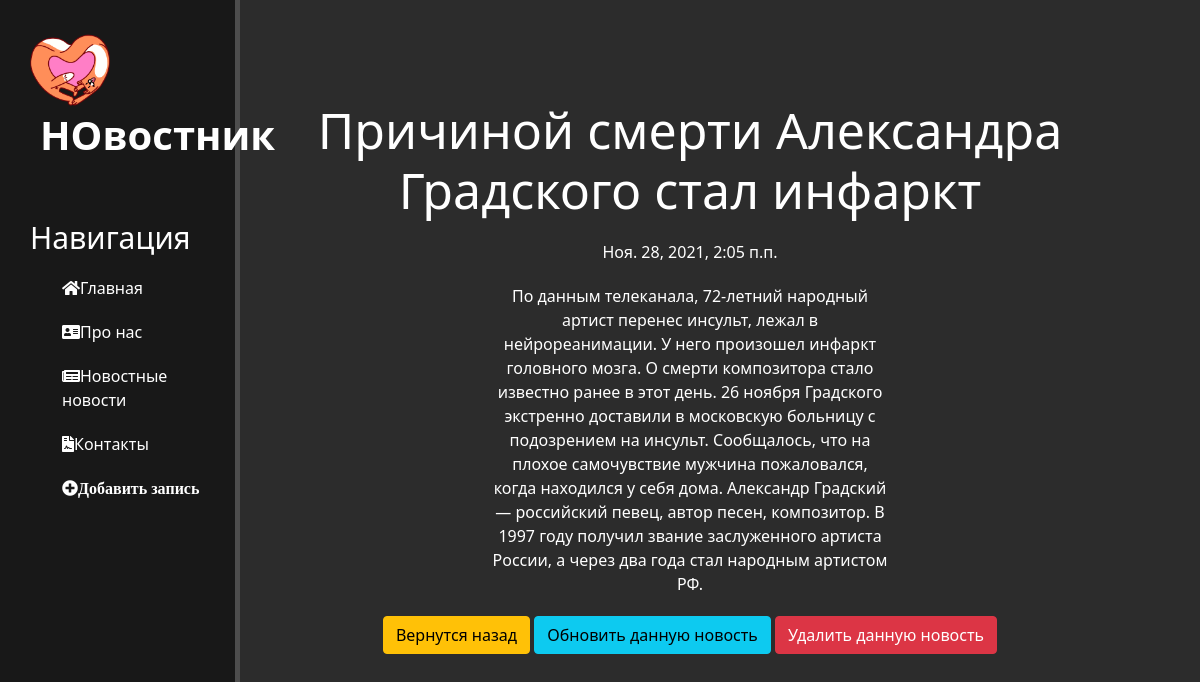
The app's page /news/52 with its own data.
### news/models.py (models this page shows, shortened)
class Articles(models.Model):
    title = models.CharField('Название', max_length=50, null=True)
    anons = models.CharField('Анонс', max_length=250, null=True)
    full_text = models.TextField('Статья', null=True)
    time = models.DateTimeField('Дата публикации', null=True)
    counter = 0
    class Meta:
        verbose_name = 'Новость'
        verbose_name_plural = 'Новости'

### news/views.py (the view, shortened to what this page needs)
# urls.py: path('<int:pk>', views.NewsDetailVeiw.as_view(), name='news-detail'),
class NewsDetailVeiw(DetailView):
    model = Articles
    template_name = 'news/details_view.html'
    context_object_name = 'article'

### news/templates/news/details_view.html (shortened to what this page needs)
{%extends 'main/layout.html'%}
{%block content%}
<div class="feauters">
    <h1>{{article.title}} </h1>
    <p>{{article.time}}</p>
    <p>{{article.full_text}}</p>
    <a href="{% url 'news_home'%}" class="btn btn-warning">
                    Вернутся назад
    </a>
    <a href="{%url 'news-update' article.id%}" class="btn btn-info">
                    Обновить  данную новость
            </a>
     <a href="{%url 'news-delete' article.id%}" class="btn btn-danger">
                    Удалить данную новость
            </a>
</div>
{% endblock %}

### main/static/main/css/main.css (style rules this page uses)
body { background: #2c2c2c; }
a { text-decoration: none; }
main .feauters { float: left; color: #ffffff; margin-top: 100px; text-align:center; width: 75%; }
main .feauters h1 { font-size: 50px }
main .feauters p { max-width: 400px;margin: 20px auto }

### records on screen
Articles: title "Причиной смерти Александра Градского стал инфаркт", time "Ноя. 28, 2021, 2:05 п.п.", full_text "По данным телеканала, 72-летний народный артист перенес инсульт, лежал в нейрореанимации. У него произошел инфаркт головного мозга. О смерти композитора стало известно ранее в этот день. 26 ноября Градского экстренно доставили в московскую больницу с подозрением на инсульт. Сообщалось, что на плохое самочувствие мужчина пожаловался, когда находился у себя дома. Александр Градский — российский певец, автор песен, композитор. В 1997 году получил звание заслуженного артиста России, а через два года стал народным артистом РФ."
